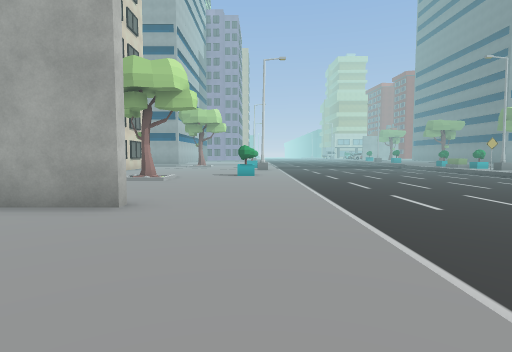
[1] (above)

24 first-person views from a walk through a 3-D level made in the Unity game engine. The camera is 1.5 m above the floor, tilts 4° down and sees 80° across. The floor is counted in squares, 2 m on a side. Each view is taken from the middle of a square. On the plan, view 1 faces up. The plan holds only what a view shows up to about 10 squares ahead; the rest is blank. The place goes on beyond the plan. The player character is not drawn. Some surface patterns are stand-ins.

[2]
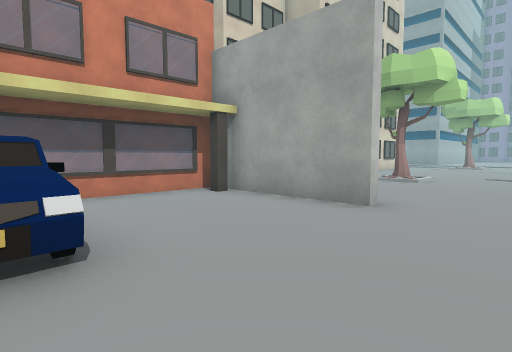

[3]
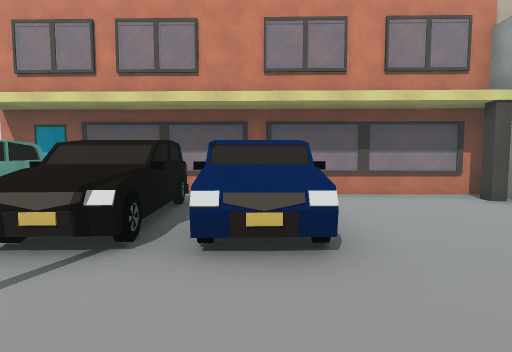

[4]
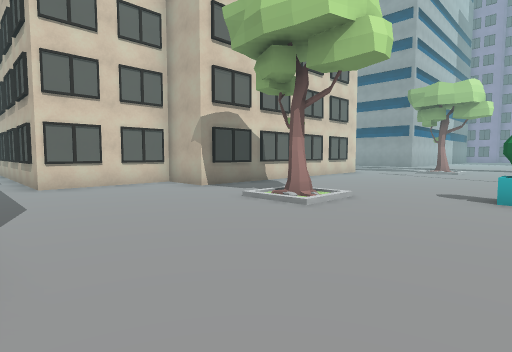

[5]
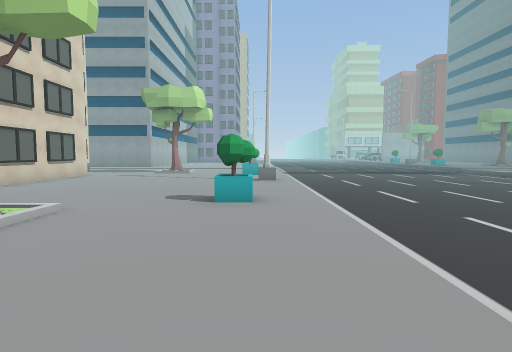

[6]
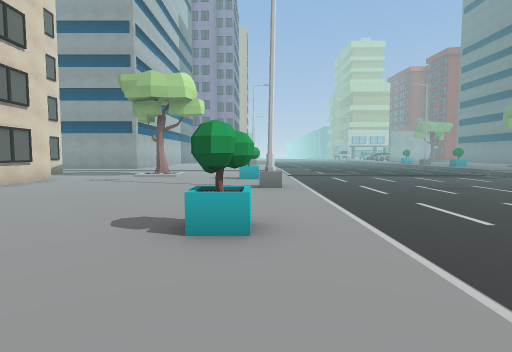

[7]
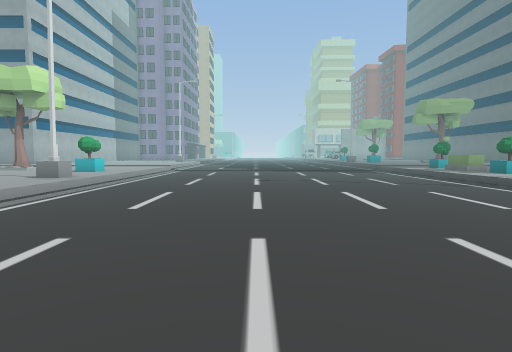

[8]
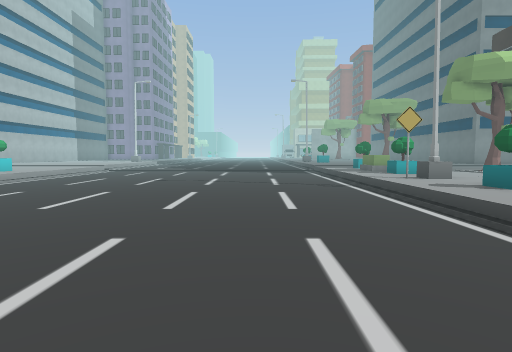

[9]
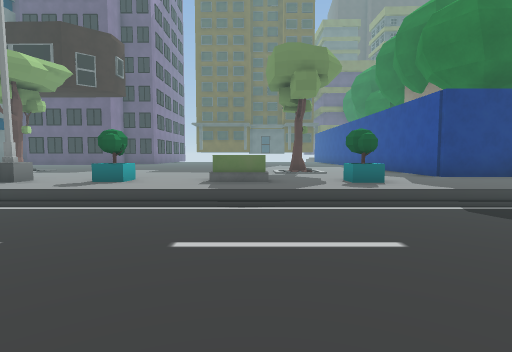

[10]
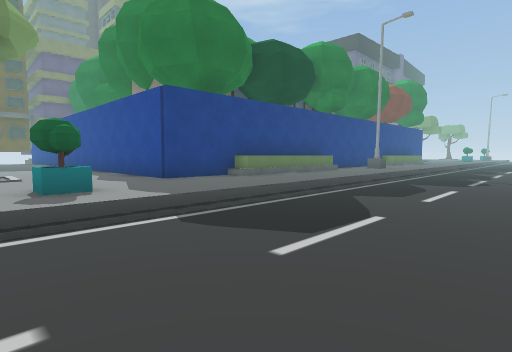

[11]
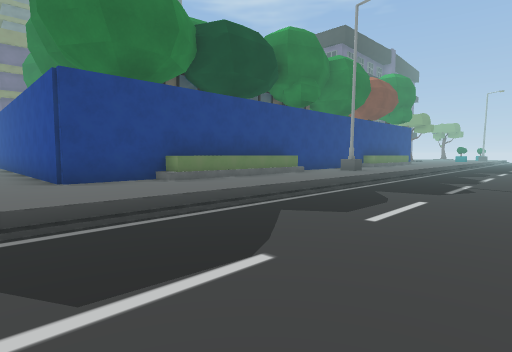

[12]
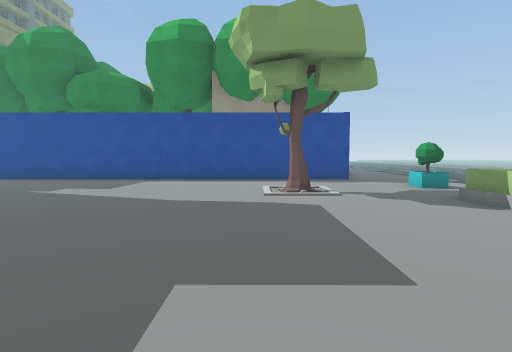

[13]
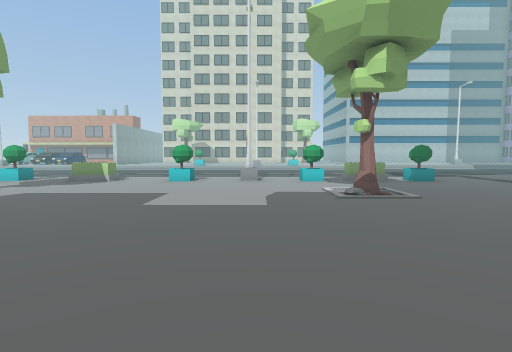

[14]
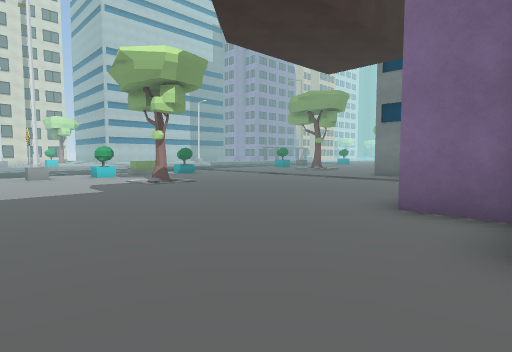

[15]
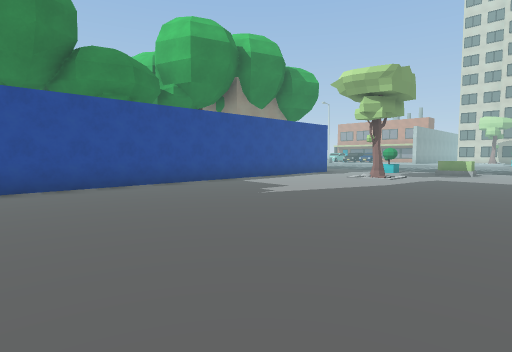

[16]
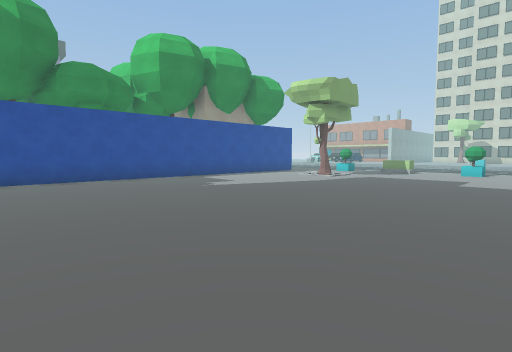

[17]
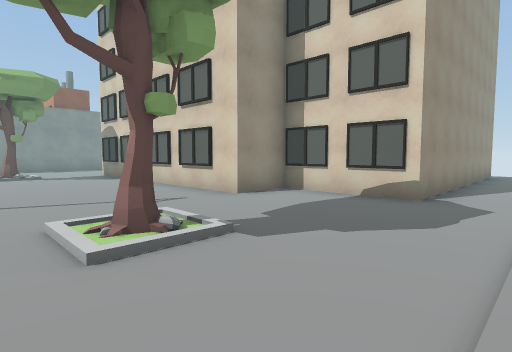

[18]
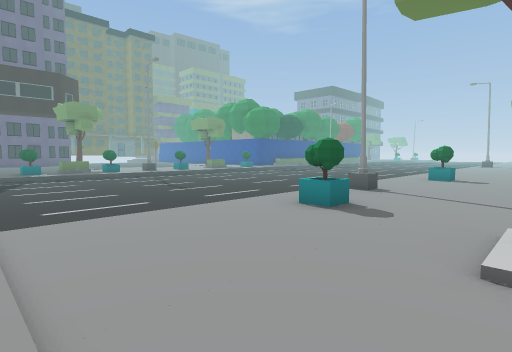

[19]
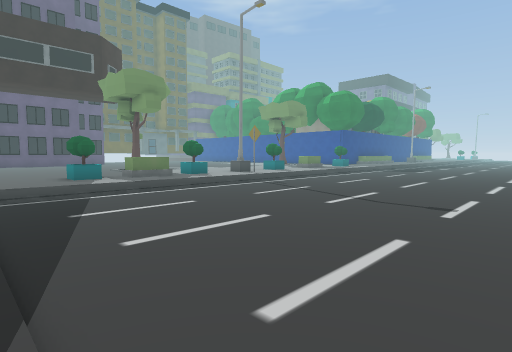

[20]
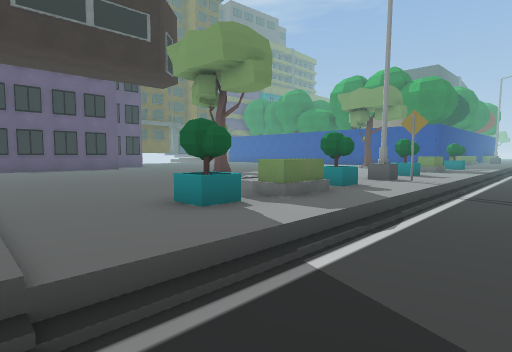

[21]
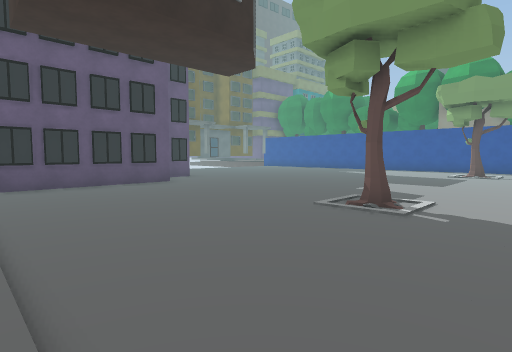

[22]
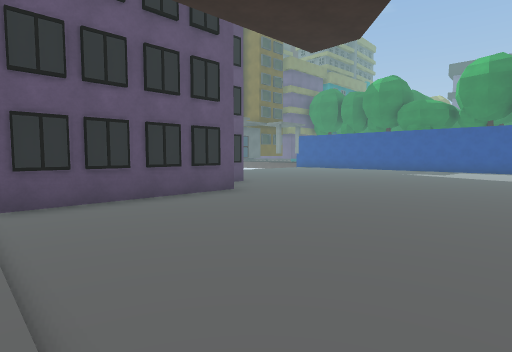

[23]
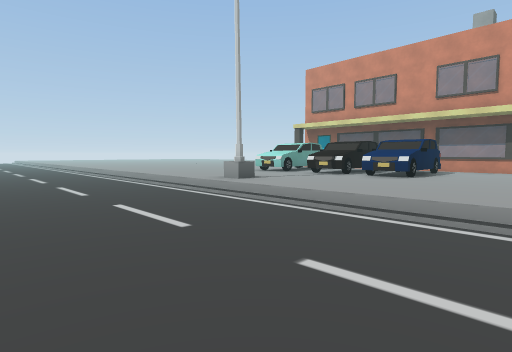

[24]
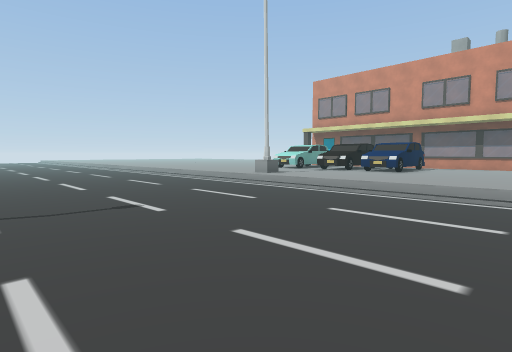

### Floor plan
Key: @ floor where view 1 was taken; # wall or solid block; . main floor; - floor 0.25 m lower than the main floor; _ floor 0.5 m lower than the main floor; / step, stairs or slope; = window, fence, low wall or low ledge; T tree; B building; C car; O other object.
Columns run from 13 left of view 1 to 25 right of it. Each row starts with its distance up from view 1.
 22      ........./---------...........
 21 ............../_________...........#
 20 ######......../_________.T.........#
 19      #.../T.../_________...........#
 18      #...//..T/_________.O.........##
 17      ##......./_________.T..T.......#
 16        ......./_________............B
 15        ......#/_________.#.............
 14        ......./_________...............
 13        ......./_________.T.............
 12        B....../_________...............
 11        ......T/_________.O.............
 10        ..//.../_________.O.............
  9      #.../T.../_________....T..........
  8      #......../_________.T.............
  7      B......../_________..............
  6 ####B........./____ ____..############
  5         ####../___  ____..#T
  4        ##...../_________..#B
  3        B....../_________..#
  2        #....../_________..#
  1        =....../_________..#
  0        #CCCC.@/_________..#
 -1        #C C.../_________..#
 -2          CCC.#/_____ ___.##
 -3         CCC.../_____ ___.

Positions as (right, up) in squares from view 1, and headings:
1: (0, 0), facing up
2: (0, 0), facing up-left
3: (0, 0), facing left
4: (0, 5), facing up-left
5: (0, 6), facing up
6: (0, 8), facing up
7: (5, 8), facing up
8: (8, 8), facing up
9: (6, 10), facing right
10: (7, 9), facing down-right
11: (7, 7), facing down-right
12: (16, 15), facing down
13: (21, 15), facing left
14: (23, 13), facing up-left
15: (25, 13), facing down-left
16: (25, 15), facing down-left
17: (-2, 22), facing down-left
18: (-3, 22), facing down-right
19: (4, 22), facing down-right
20: (9, 22), facing down-right
21: (13, 22), facing down-right
22: (16, 22), facing down-right
23: (5, 3), facing down-left
24: (7, 4), facing down-left
